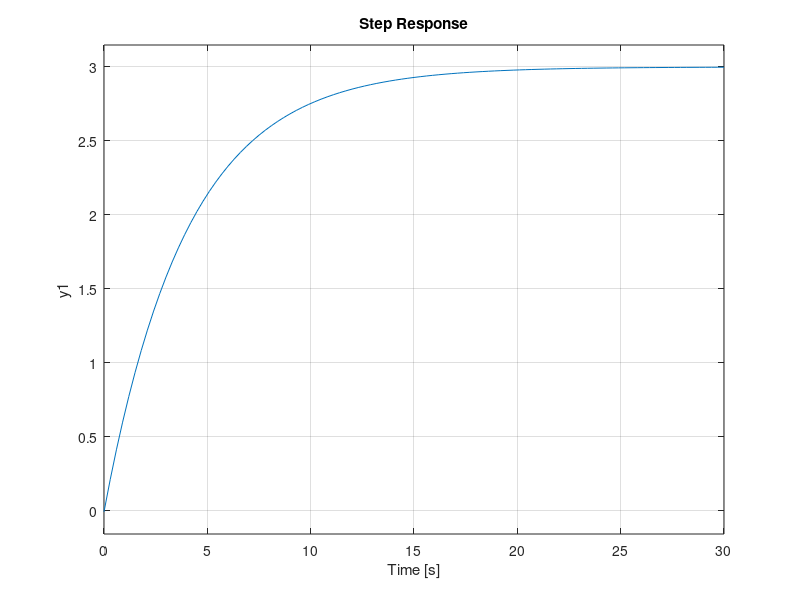
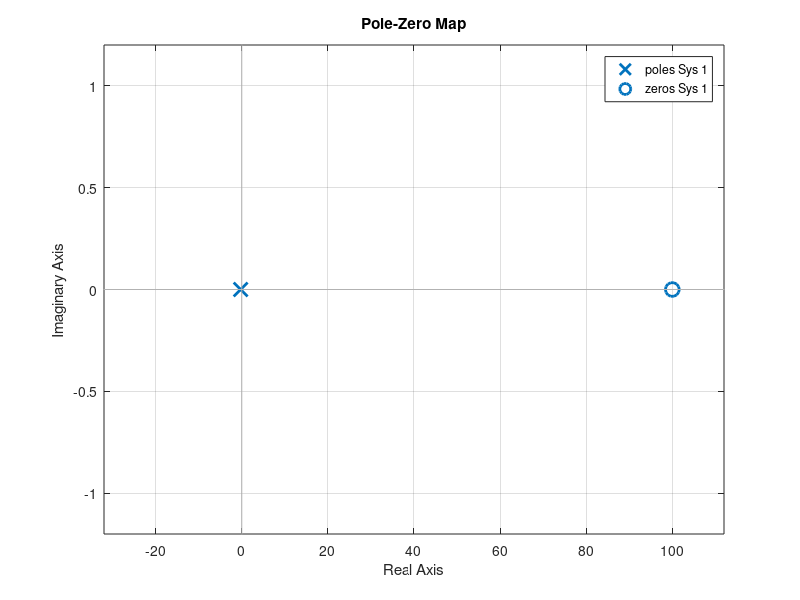
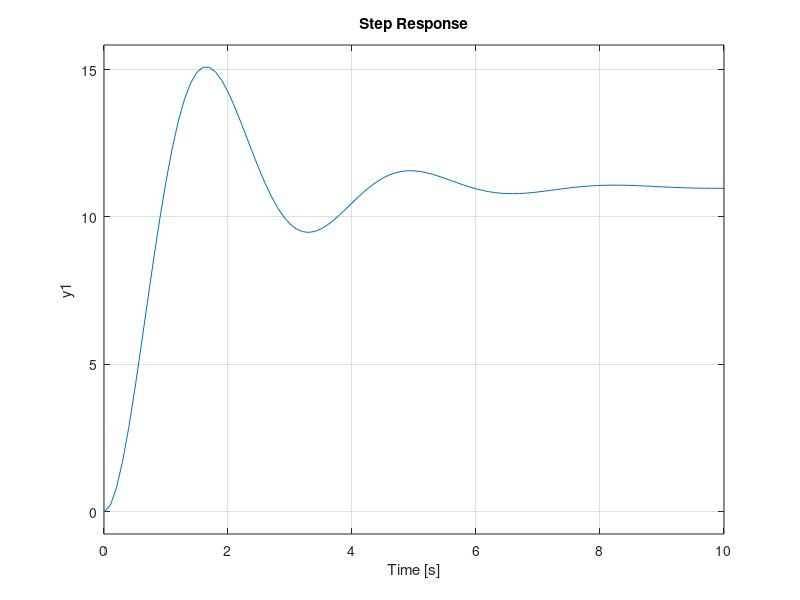
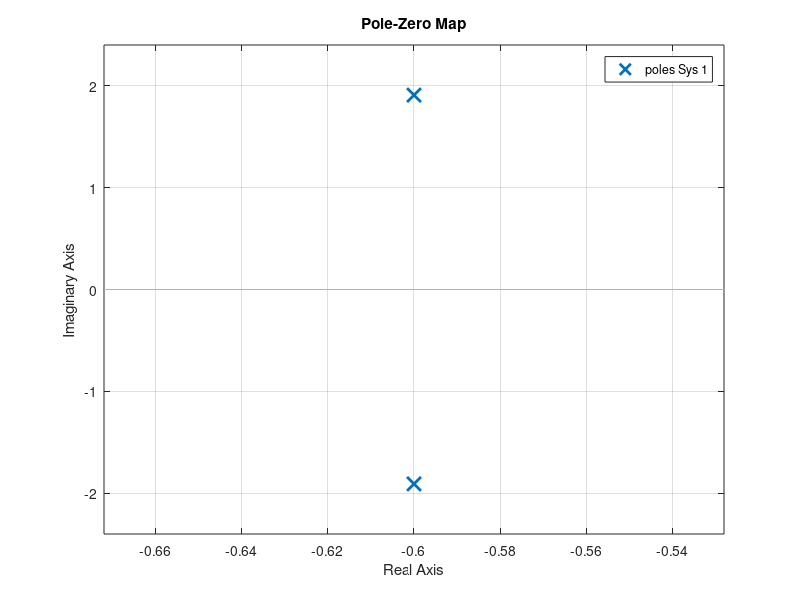

MATLAB code to generate these figures, in order:
clear
close all
clc

%--------------primer orden-------------
k=3;
tao=4;
spo=tf(k,[tao 1]);
subplot(3,1,1)
step(spo)

% pa = tf(1,[0.5*tao 1]);
pa = tf(1,[1/0.1 1]);
subplot(3,1,3)
step(spo*pa)


za = tf([-1/100 1],1);
subplot(3,1,2)
step(spo*za)



figure
pzmap(spo*za)

%--------------segundo orden-------------
e=0.3;
wn=2;
k=1;
sso=tf(k*wn^2,[1 2*e*wn wn^2]); 
figure
subplot(3,1,1)
step(sso)

pa = tf(1,[5000 1]);
subplot(3,1,3)
step(sso*pa)

za = tf([11],1);  % probar con 10%, 5% 2%
subplot(3,1,2)
step(sso*za)



figure
pzmap(sso*za)


figure
step(sso)
hold on
step(sso*pa)
